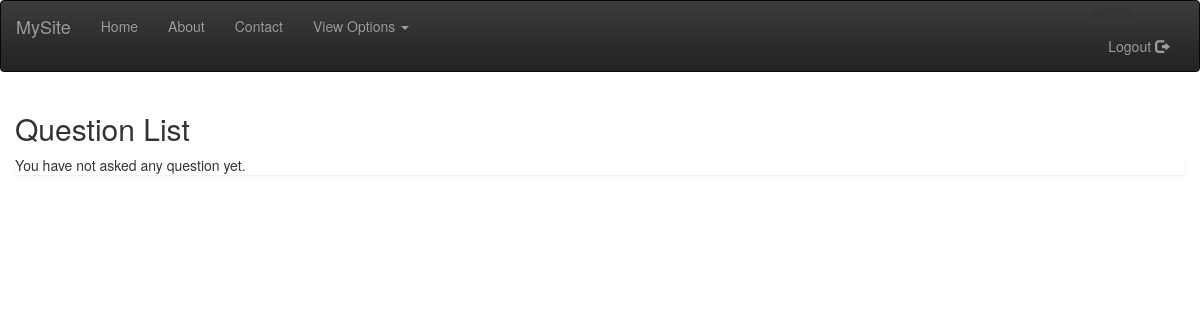
Before: /question/myquestions/2/ (signed in) with the older database file.
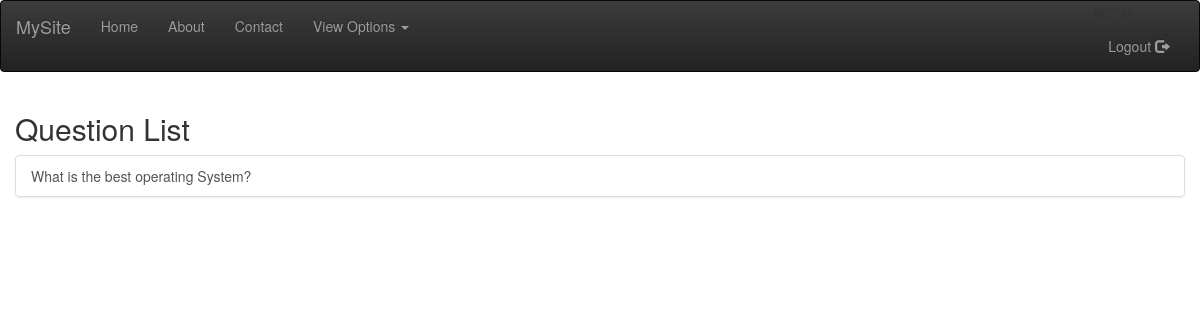
After: the same page with the newer database file.
### answer/models.py (models this page shows, shortened)
class Question(models.Model):
    user = models.ForeignKey(User)
    title = models.CharField(max_length=200, blank=True, null=True)
    description = models.TextField()
    pub_date = models.DateTimeField()

### answer/views.py (the view)
# urls.py: url(r'^myquestions/(?P<pk>\d)/$', MyQuestionView.as_view(), name='my_questions'),
class MyQuestionView(LoginRequiredMixin, TemplateView):
    template_name = 'answer/myquestions.html'
    def my_question(self):
        return Question.objects.filter(user=self.request.user)

### answer/templates/answer/myquestions.html (shortened to what this page needs)
{% extends 'base.html' %}
{% block body %}
    <div class="container-fluid">
        <h2>Question List </h2>
        <div class="list-group">
            {% for question in view.my_question %}
                <a href="{% url 'answer:detail' question.pk %}" class="list-group-item "
                   id="lst">{{ question.title }}</a>
                {% empty %}
                <p> You have not asked any question yet.</p>
            {% endfor %}
        </div>
    </div>
{% endblock %}

Changed rows visible on the page:
now on this page (row edited): Question: title "What is the best operating System?"
Other visible differences:
text no longer shown: "You have not asked any question yet."
